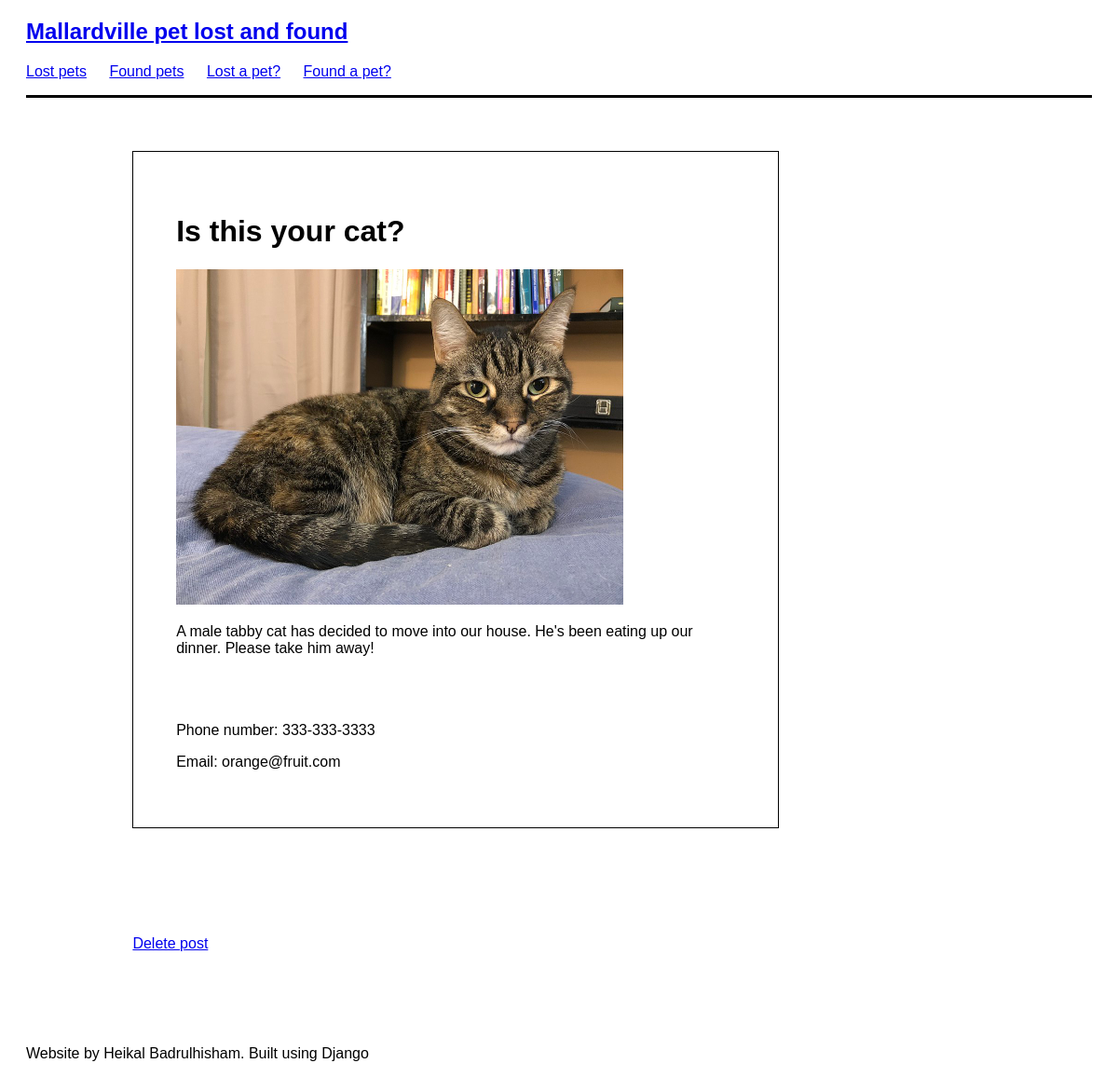
The page /post/14 on the database its author committed.
### posts/models.py (models this page shows, shortened)
class Post(models.Model):
    title = models.CharField(max_length=80)
    picture = models.ImageField(upload_to='uploads/', blank=True, null=True)
    description = models.TextField(null=True)
    email = models.EmailField(blank=True, null=True)
    phone = models.CharField(max_length=80, blank=True, null=True)
    date_posted = models.DateField(auto_now=True)
    award = models.DecimalField(max_digits=100, decimal_places=2, blank=True,
                                null=True, default=0.00)
    password = models.CharField(default='password', max_length=100)
    def get_delete_url(self):
        return reverse('post-delete', kwargs={'id': self.id})

### posts/views.py (the view)
# urls.py: path('<int:id>', post_detail_view, name='post-detail'),
def post_detail_view(request, id):
    post = get_object_or_404(Post, id=id)
    context = {'post': post}
    return render(request, 'posts/post_detail.html', context)

### posts/templates/posts/post_detail.html (shortened to what this page needs)
{% extends 'base.html' %}
{% block content %}
<div class="post">
    <h1>{{ post.title }}</h1>
    {% if post.picture %}
    <img src="{{ post.picture.url }}">
    {% endif %}
    <p class="description">{{ post.description }}</p>
    {% if post.phone %}
        <p>Phone number: {{ post.phone }}</p>
    {% endif %}
    {% if post.email %}
        <p>Email: {{ post.email }}</p>
    {% endif %}
</div>
<a href="{{ post.get_delete_url }}" class='delete-link'>Delete post</a>
{% endblock %}

### static/css/style.css (style rules this page uses)
* { font-family: Helvetica, sans-serif; }
body { padding: 20px; padding-top: 0px; padding-bottom: 0px; }
.post { margin: 10%; margin-top: 5%; width: 80%; max-width: 600px; padding:4%; border-style: solid; border-width: thin; }
.post img { width: 80%; }
.post .description { margin-bottom: 70px; }
a.delete-link { margin-left: 10%; }

### rows shown on the page
Post: title "Is this your cat?", picture (picture), description "A male tabby cat has decided to move into our house. He's been eating up our dinner. Please take him away!", phone "333-333-3333", email "orange@fruit.com"
